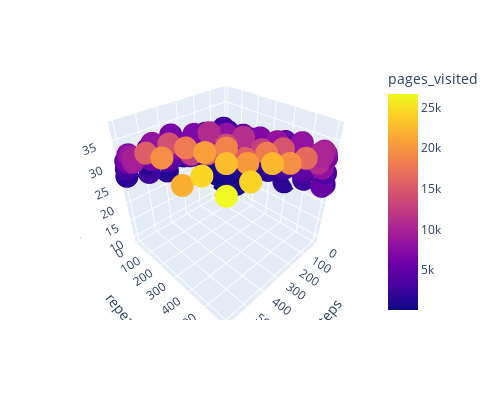

Notebook cell for this chart:
### Code cell
results_df = pd.read_csv('..data/processed/er_brw_mn_experiment.csv')

results_df['n_found'] = results_df.recall * len(er_pages)

fig = px.scatter_3d(results_df, x='steps', y='repeats', z='n_found', color='pages_visited', width=500, height=400)
fig.show()

### Figure 1 — Plotly figure (JSON) as saved in the notebook; plotly's stock layout.template omitted (floating-point values rounded to 4 significant figures; data arrays with more than 128 entries replaced by an {"elided": "..."} marker saying what was removed)
{"data": [{"hovertemplate": "steps=%{x}<br>repeats=%{y}<br>n_found=%{z}<br>pages_visited=%{marker.color}<extra></extra>", "legendgroup": "", "marker": {"color": {"elided": "225 int values"}, "coloraxis": "coloraxis", "symbol": "circle"}, "mode": "markers", "name": "", "scene": "scene", "showlegend": false, "type": "scatter3d", "x": {"elided": "225 int values"}, "y": {"elided": "225 int values"}, "z": {"elided": "225 float values"}}], "layout": {"coloraxis": {"colorbar": {"title": {"text": "pages_visited"}}, "colorscale": [[0, "#0d0887"], [0.1111, "#46039f"], [0.2222, "#7201a8"], [0.3333, "#9c179e"], [0.4444, "#bd3786"], [0.5556, "#d8576b"], [0.6667, "#ed7953"], [0.7778, "#fb9f3a"], [0.8889, "#fdca26"], [1, "#f0f921"]]}, "height": 400, "legend": {"tracegroupgap": 0}, "margin": {"t": 60}, "scene": {"domain": {"x": [0, 1], "y": [0, 1]}, "xaxis": {"title": {"text": "steps"}}, "yaxis": {"title": {"text": "repeats"}}, "zaxis": {"title": {"text": "n_found"}}}, "width": 500}}
